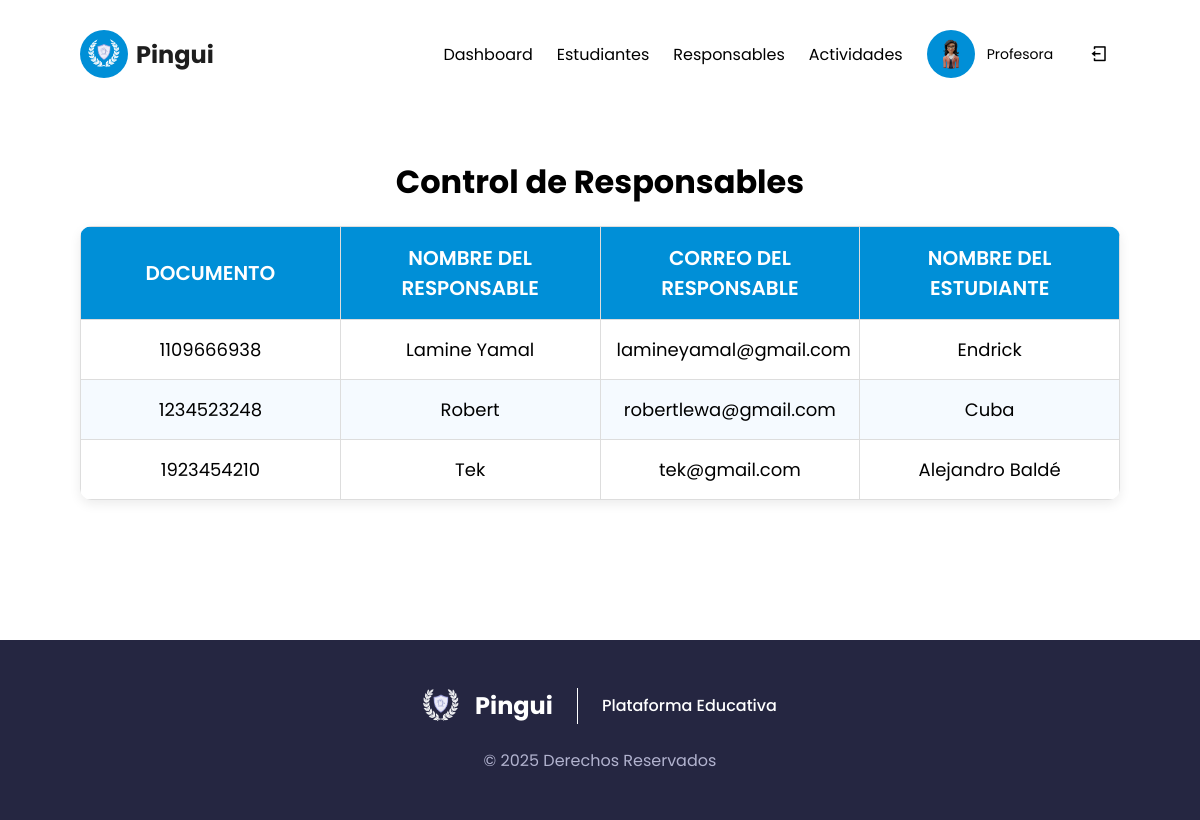
The app's page /profesores/responsables/ with its own data.
### apps/usuarios/models.py (models this page shows, shortened)
class Responsable(models.Model):
    documento = models.CharField(primary_key=True, max_length=10)
    nombre = models.CharField(max_length=100)
    correo = models.EmailField(unique=True)
    contraseña = models.CharField(max_length=255)

class Estudiante(models.Model):
    documento = models.CharField(primary_key=True, max_length=10)
    nombre = models.CharField(max_length=100)
    responsable = models.ForeignKey(Responsable, on_delete=models.CASCADE, null=True, blank=True)

### apps/usuarios/views.py (the view)
# urls.py: path('profesores/responsables/', views.professor_responsables),
def professor_responsables(request):
    listar = Responsable.objects.prefetch_related('estudiante_set').all()
    return render(request, 'profesores/responsables/responsables.html', {'Responsable':listar})

### pingui/templates/profesores/responsables/responsables.html (shortened to what this page needs)
{% load static %}
<!DOCTYPE html>
<html lang="en">
  <head>
    <link rel="stylesheet" href="{% static 'css/crud.css' %}" />
    <link rel="stylesheet" href="https://cdnjs.cloudflare.com/ajax/libs/remixicon/4.6.0/remixicon.min.css" />
    <link rel="stylesheet" href="https://cdnjs.cloudflare.com/ajax/libs/remixicon/4.6.0/remixicon.css" />
  </head>
  <body>
    <nav class="nav">
        <div class="nav__logo">
            <img src="{% static 'assets/img/logo.png' %}" alt="Logo">
            <h3>Pingui</h3>
        </div>
        <ul class="nav__items">
            <li class="nav__item"><a href="/profesores/dashboard/">Dashboard</a></li>
            <li class="nav__item"><a href="/profesores/estudiantes/">Estudiantes</a></li>
            <li class="nav__item"><a href="/profesores/responsables/">Responsables</a></li>
            <li class="nav__item"><a href="/profesores/actividades/">Actividades</a></li>
            <li class="nav__item nav__item--user">
                 <figure>
                     <img src="{% static 'assets/img/professor_logo.webp' %}" class="user__logo">
                 </figure>
                 <div class="user__content">
                     <p class="user__role">Profesora</p>
                 </div>
            </li>
           <li class="nav__item nav__item--logout"><a href="/logout/"><i class="ri-logout-box-line"></i></a></li>
        </ul>
    </nav>
    <main class="main">
        <div class="table__description">
            <h1>Control de Responsables</h1>
        </div>
        <table class="table">
            <thead>
                <tr>
                    <th>Documento</th>
                    <th>Nombre del Responsable</th>
                    <th>Correo del responsable</th>
                    <th>Nombre del Estudiante</th>
                </tr>
            </thead>
            <tbody>
                {% for r in Responsable %}
                    <tr>
                        <td>{{r.documento}}</td>
                        <td>{{r.nombre}}</td>
                        <td>{{r.correo}}</td>
                        <td>
                            {% for estudiante in r.estudiante_set.all %}
                                {{ estudiante.nombre }}{% if not forloop.last %}, {% endif %}
                            {% endfor %}
                        </td>
                    </tr>
                {% endfor %}
            </tbody>
        </table>
    </main>
    <footer class="footer">
        <div class="footer__content">
            <div class="footer__grid">
                <div class="footer__logo">
                    <img src="{% static 'assets/img/logo.png' %}" alt="Logo">
                    <h3>Pingui</h3>
                </div>
                <h4 class="footer__right">Plataforma Educativa</h4>
            </div>
            <p class="copy">&copy; 2025 Derechos Reservados</p>
        </div>
    </footer>
  </body>
</html>

### pingui/static/css/crud.css (style rules this page uses)
:root { --primary: #008FD7; --dark: #1E1E1E; --text: #464646; }
* { box-sizing: border-box; padding: 0; margin: 0; text-decoration: none; }
body { padding-top: 30px; font-family: 'Poppins', Arial, Helvetica, sans-serif; display: flex; flex-direction: column; gap: 80px; }
.nav { padding: 0 80px; width: 100%; display: flex; justify-content: space-between; align-items: center; }
.nav__logo { display: flex; align-items: center; gap: 8px; }
.nav__logo img { width: 48px; aspect-ratio: 1/1; background-color: var(--primary); padding: 8px; border-radius: 50%; }
.nav__logo h3 { font-size: 24px; color: var(--dark); }
.nav__items { list-style: none; display: flex; align-items: center; gap: 24px; }
.nav__items a { color: #000; }
.nav__item--user { display: flex; gap: 12px; justify-content: center; align-items: center; }
.nav__item--user figure { width: 48px; height: 48px; display: flex; justify-content: center; align-items: center; background-color: var(--primary); border-radius: 50%; }
.user__logo { width: 32px; height: 32px; }
.user__role { font-size: 14px; }
.nav__item--logout a { padding: 12px; aspect-ratio: 1/1; display: flex; justify-content: center; align-items: center; border-radius: 50%; color: #000; font-size: 18px; transition: .3s ease-in-out background-color, .3s ease-in-out color; }
.main { padding: 0 80px; }
.table__description { display: flex; flex-direction: column; align-items: center; justify-content: center; }
h1 { text-align: center; margin-bottom: 20px; }
.table { width: 100%; border-collapse: collapse; border-radius: 12px; overflow: hidden; box-shadow: 0 4px 12px rgba(0, 0, 0, 0.08); table-layout: fixed; }
.table th, .table td { border: 1px solid #ddd; padding: 16px; font-size: 18px; text-align: center; }
.table thead th { background-color: var(--primary); color: #fff; font-size: 20px; font-weight: 600; text-transform: uppercase; }
.table tbody tr:nth-child(even) { background-color: #f5faff; }
.footer { margin-top: 60px; width: 100%; background-color: #252641; display: flex; justify-content: center; align-items: center; height: 180px; color: #fff; }
.footer__grid { display: flex; justify-content: center; align-items: center; margin-bottom: 24px; }
.footer__logo { display: flex; gap: 16px; justify-content: center; align-items: center; padding-right: 24px; border-right: 1px solid #fff; }
.footer__logo img { width: 36px; height: 36px; }
.footer__logo h3 { font-size: 24px; }
.footer__right { padding-left: 24px; font-weight: 500; }
.copy { text-align: center; color: #B2B3CF; }

### records on screen
Responsable: documento "1109666938", nombre "Lamine Yamal", correo "lamineyamal@gmail.com"
Estudiante: nombre "Endrick"
Responsable: documento "1234523248", nombre "Robert", correo "robertlewa@gmail.com"
Estudiante: nombre "Cuba"
Responsable: documento "1923454210", nombre "Tek", correo "tek@gmail.com"
Estudiante: nombre "Alejandro Baldé"
